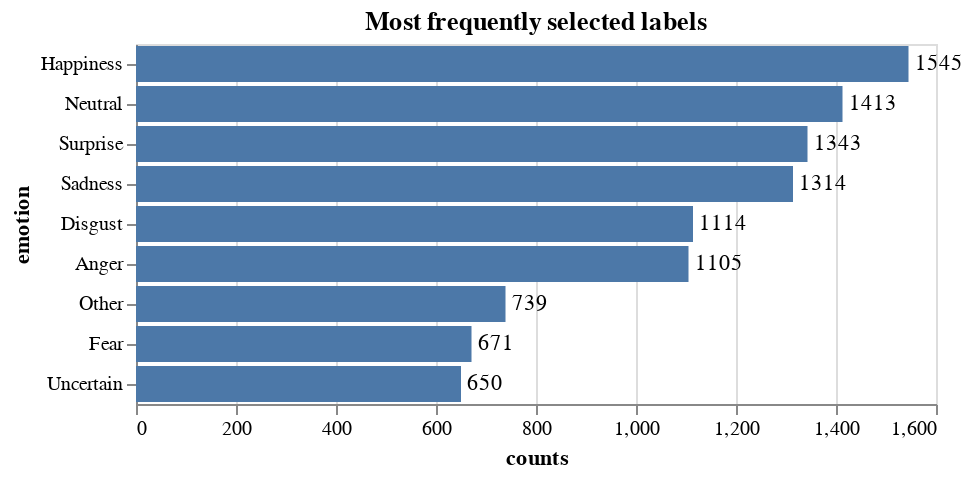

This figure's notebook cell:
### Code cell
simple_count_bar(df_emo_overall, title='Most frequently selected labels')

### Figure 1 — Vega-Lite specification as saved in the notebook (floating-point values rounded to 4 significant figures)
{"config": {"view": {"continuousWidth": 400, "continuousHeight": 300}}, "layer": [{"mark": "bar", "encoding": {"x": {"type": "quantitative", "field": "counts"}, "y": {"type": "nominal", "field": "emotion", "sort": "-x"}}, "title": "Most frequently selected labels"}, {"mark": {"type": "text", "align": "left", "baseline": "middle", "dx": 3}, "encoding": {"text": {"type": "quantitative", "field": "counts"}, "x": {"type": "quantitative", "field": "counts"}, "y": {"type": "nominal", "field": "emotion", "sort": "-x"}}, "title": "Most frequently selected labels"}], "data": {"name": "data-005428293baed6b7594144299f5282b7"}, "$schema": "https://vega.github.io/schema/vega-lite/v4.8.1.json", "datasets": {"data-005428293baed6b7594144299f5282b7": [{"counts": 1545, "emotion": "Happiness", "percent": 0.1562}, {"counts": 1413, "emotion": "Neutral", "percent": 0.1428}, {"counts": 1343, "emotion": "Surprise", "percent": 0.1357}, {"counts": 1314, "emotion": "Sadness", "percent": 0.1328}, {"counts": 1114, "emotion": "Disgust", "percent": 0.1126}, {"counts": 1105, "emotion": "Anger", "percent": 0.1117}, {"counts": 739, "emotion": "Other", "percent": 0.07469}, {"counts": 671, "emotion": "Fear", "percent": 0.06782}, {"counts": 650, "emotion": "Uncertain", "percent": 0.0657}]}}
